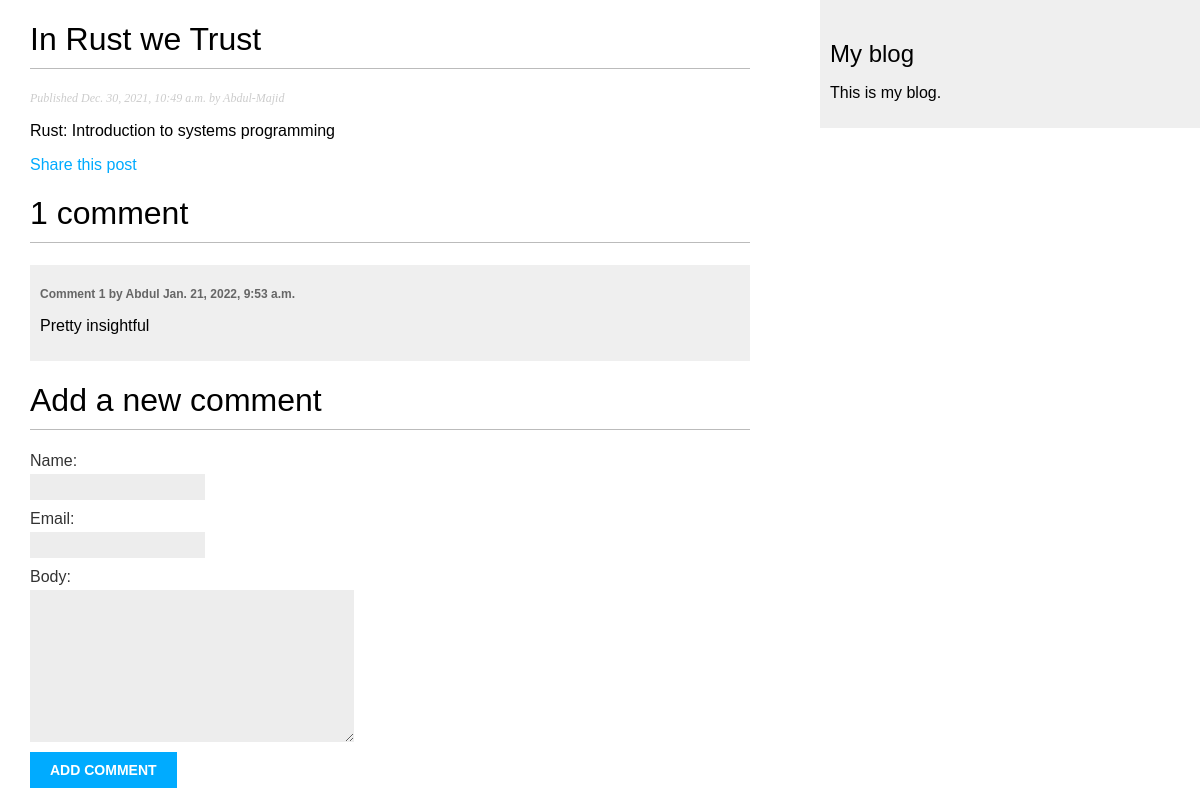
Before: /blog/2021/12/30/in-rust-we-trust/ with the older database file.
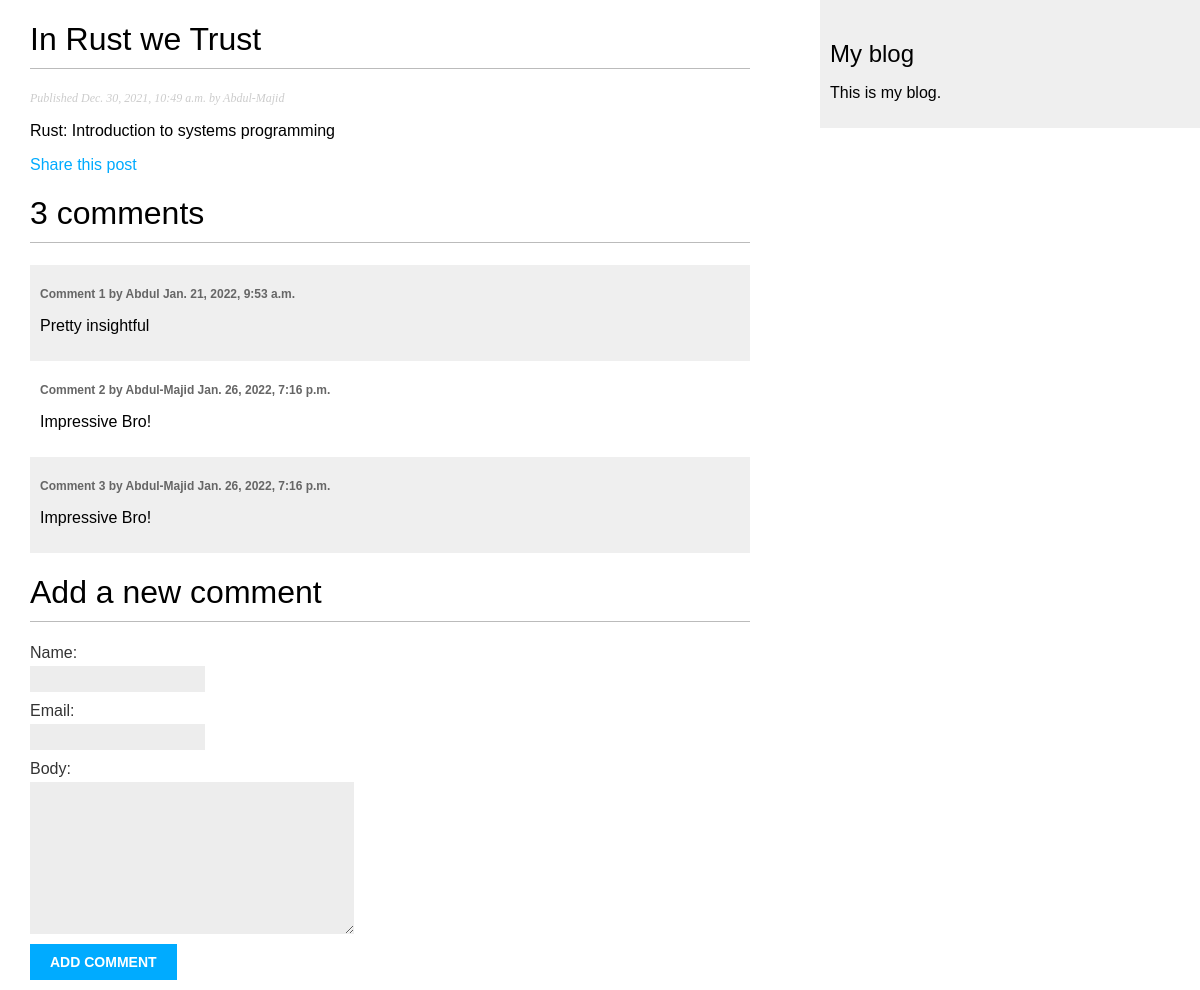
After: the same page with the newer database file.
### blog_app/models.py (models this page shows, shortened)
class Post(models.Model):
    STATUS_CHOICES = (
        ('draft', 'Draft'),
        ('published', 'Published')
    )
    objects = models.Manager()
    published = PublishedManager()
    title = models.CharField(max_length=250)
    slug = models.SlugField(max_length=250, unique_for_date='publish')
    author = models.ForeignKey(
        User, on_delete=models.CASCADE, related_name='blog_posts')
    body = models.TextField()
    updated = models.DateTimeField(auto_now=True)
    publish = models.DateTimeField(default=timezone.now)
    created = models.DateTimeField(auto_now_add=True)
    status = models.CharField(
        max_length=10, choices=STATUS_CHOICES, default='draft')
    tags = TaggableManager()
    class Meta:
        ordering = ('-publish',)

class Comment(models.Model):
    post = models.ForeignKey(
        Post, on_delete=models.CASCADE, related_name='comments')
    name = models.CharField(max_length=80)
    email = models.EmailField()
    body = models.TextField()
    created = models.DateTimeField(auto_now_add=True)
    updated = models.DateTimeField(auto_now=True)
    active = models.BooleanField(default=True)
    class Meta:
        ordering = ('created',)

### blog_app/views.py (the view)
def post_detail(request, year, month, day, post):
    post = get_object_or_404(Post,
                             slug=post,
                             status='published',
                             publish__year=year,
                             publish__month=month,
                             publish__day=day)
    comments = post.comments.filter(active=True)
    new_comment = None
    if request.method == 'POST':
        comment_form = CommentForm(data=request.POST)
        if comment_form.is_valid:
            new_comment = comment_form.save(commit=False)
            new_comment.post = post
            new_comment.save()
    else:
        comment_form = CommentForm()
    return render(request,
                  'blog_app/post/detail.html',
                  {'post': post,
                   'comments': comments,
                   'new_comment': new_comment,
                   'comment_form': comment_form})

### blog_app/forms.py
class CommentForm(forms.ModelForm):
    class Meta:
        model = Comment
        fields = ('name', 'email', 'body')

### blog_app/templates/blog_app/post/detail.html (shortened to what this page needs)
{% extends "blog_app/base.html" %}
{% block content %}
    <h1>{{ post.title }}</h1>
    <p class="date">
        Published {{ post.publish }} by {{ post.author }}
    </p>
    {{ post.body|linebreaks }}
    <p>
        <a href= "{% url "blog:post_share" post.id %}"> Share this post</a>
    </p>
    {% with comments.count as total_comments %}
        <h1>
            {{ total_comments }}  comment{{ total_comments|pluralize }}
        </h1>
    {% endwith %}
    {% for comment in comments %}
        <div class="comment">
            <p class="info">
                Comment {{ forloop.counter }} by {{ comment.name }}
                {{ comment.created }}
            </p>
            {{ comment.body|linebreaks }}
        </div>
    {% empty %}
        <p> There are no comments yet. </p>
    {% endfor %}
    {% if new_comment %}
        <h1> Your comment has been added. </h1>
    {% else %}
        <h1> Add a new comment </h1>
        <form method="post">
            {{ comment_form.as_p }}
            <p><input type="submit" value="Add comment"></p>
        </form>
    {% endif %}
{% endblock %}

### blog_app/templates/blog_app/base.html (shortened to what this page needs)
{% load static %}
<!DOCTYPE html>
<html>
<head>
    <link href="{% static "css/blog.css" %}" rel="stylesheet">
</head>
<body>
    <div id="content">
        {% block content %}
        {% endblock %}
    </div>
    <div id="sidebar">
        <h2>My blog</h2>
        <p>This is my blog.</p>
    </div>
</body>
</html>

### blog_app/static/css/blog.css (style rules this page uses)
body { margin: 0; padding: 0; font-family: helvetica, sans-serif; }
a { color: #00abff; text-decoration: none; }
h1 { font-weight: normal; border-bottom: 1px solid #bbb; padding: 0 0 10px 0; }
h2 { font-weight: normal; margin: 30px 0 0; }
#content { float: left; width: 60%; padding: 0 0 0 30px; }
#sidebar { float: right; width: 30%; padding: 10px; background: #efefef; height: 100%; }
p.date { color: #ccc; font-family: georgia, serif; font-size: 12px; font-style: italic; }
label { float: left; clear: both; color: #333; margin-bottom: 4px; }
input, textarea { clear: both; float: left; margin: 0 0 10px; background: #ededed; border: 0; padding: 6px 10px; font-size: 12px; }
input[type="submit"] { font-weight: bold; background: #00abff; color: #fff; padding: 10px 20px; font-size: 14px; text-transform: uppercase; }
.comment { padding: 10px; }
.comment:nth-child(even) { background: #efefef; }
.comment .info { font-weight: bold; font-size: 12px; color: #666; }

Changed rows visible on the page:
added Comment: name "Abdul-Majid", created "Jan. 26, 2022, 7:16 p.m.", body "Impressive Bro!"
added Comment: name "Abdul-Majid", created "Jan. 26, 2022, 7:16 p.m.", body "Impressive Bro!"
Other visible differences:
{{ total_comments }}: "1" → "3"
